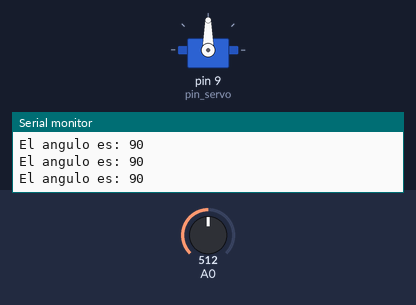
The sketch below on a simulated Arduino Uno, built with avr-gcc and run on an emulated ATmega328P. Shown: servo, the last lines printed to the serial monitor. The test bench sets the inputs (shaded band); at power-on: A0 = 512.

Above: at 1.2 s.
1.3 s: A0 set to 716
At 2.7 s:
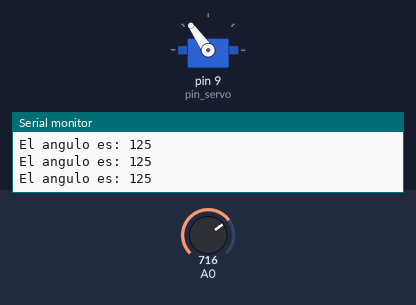
3.0 s: A0 set to 900
At 4.2 s:
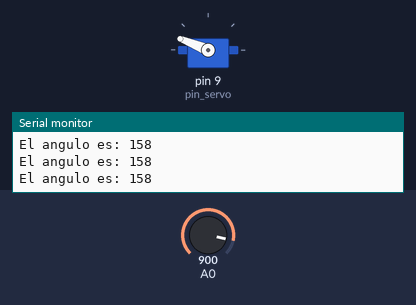
4.5 s: A0 set to 1023
At 5.4 s:
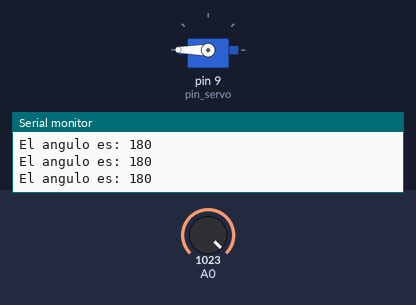
6.0 s: A0 set to 306
At 6.7 s:
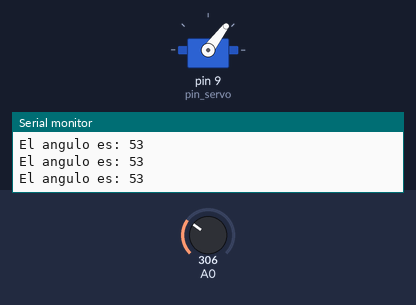
7.5 s: A0 set to 122
At 7.9 s:
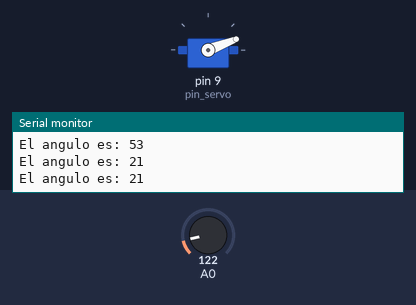
9.0 s: A0 set to 0
At 10.4 s:
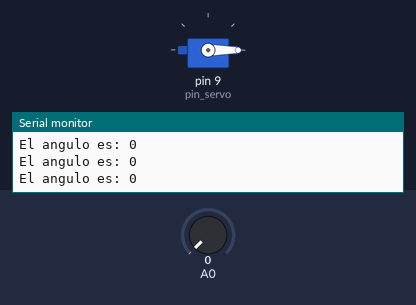
Timing chart, 0 to 11.5 s (numbered marks = the images above; inputs shaded):
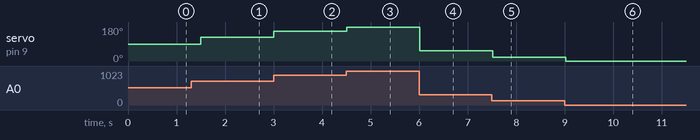

Measured:
- after the input at 1.3 s, servo on pin 9 (pin_servo): 90° → 125° after 0.20 s
- after the input at 3.0 s, servo on pin 9 (pin_servo): 125° → 158° at once
- after the input at 4.5 s, servo on pin 9 (pin_servo): 158° → 180° at once
- after the input at 6.0 s, servo on pin 9 (pin_servo): 180° → 53° at once
- after the input at 7.5 s, servo on pin 9 (pin_servo): 53° → 21° at once
- after the input at 9.0 s, servo on pin 9 (pin_servo): 21° → 0° at once

The sketch:

TP3EJ2.ino
```cpp
/* 2. Girar el servo utilizando un potenciómetro.*/

#include "Servo.h"

#define pin_servo 9

Servo servoMotor;

void setup() {
  Serial.begin(9600);
  pinMode(A0,INPUT);
  servoMotor.attach(pin_servo);
}

void loop() {
  int valor = analogRead(A0);
  int position = map(valor, 0, 1023, 0, 180);
  Serial.print("El angulo es: ");
  Serial.println(position);
  servoMotor.write(position);
  delay(250);
}
```
